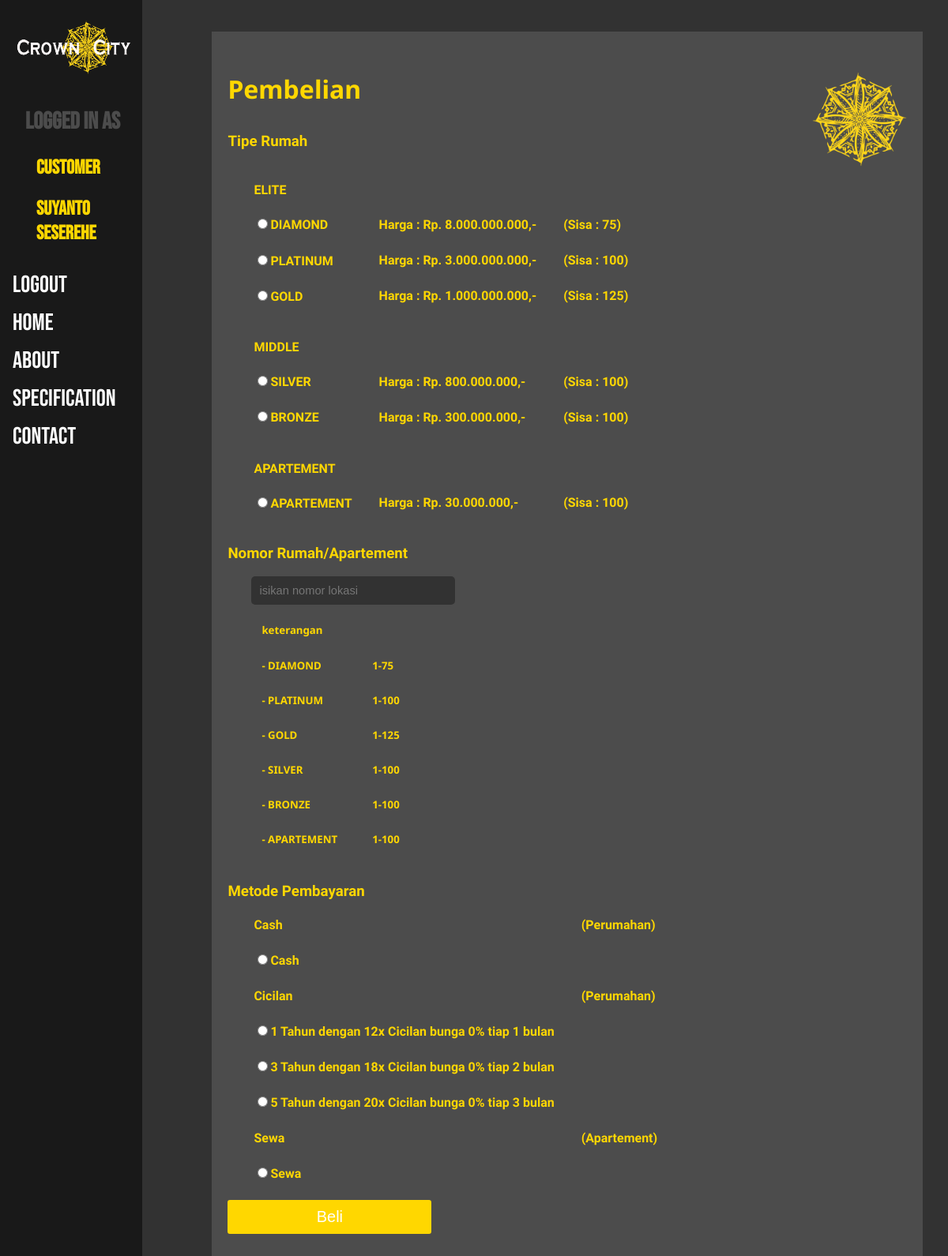
/beli.php (signed in), run on the app's committed database.
### tables this page shows
CREATE TABLE `perumahan` (
  `id_perumahan` varchar(11) NOT NULL,
  `tipe_perumahan` varchar(11) NOT NULL,
  `subtipe_perumahan` varchar(11) NOT NULL,
  `jumlah` int(11) NOT NULL,
  `harga` double NOT NULL,
  `terjual` int(11) NOT NULL
);

### beli.php (the view, shortened to what this page needs)
<html>
<link rel="stylesheet" type="text/css" href="style.css">
<head>
</head>
<body>
	<div class="sidebar">
		<a href="home.php"><img width="100%" src="logonama.png"></a>
		<?php
		if (isset($_SESSION['status'])) {
			if ($_SESSION['status']=="admin") {
				?>
				<a href="admin.php">
				<h2 style="font-size: 30px;">Logged in As</h2>
				<h2 style="padding: 0px 8px 0px 30px;color: #ffd700;">Admin</h2>
				<h2 style="padding: 0px 8px 0px 30px;color: #ffd700;"><?php echo $_SESSION['nama'] ?></h2>
				</a>
				<a href="process_logout.php">Logout</a>
				<?php
			}elseif ($_SESSION['status']=="customer") {
				?>
				<a href="customer.php">
				<h2 style="font-size: 30px;">Logged in As</h2>
				<h2 style="padding: 0px 8px 0px 30px;color: #ffd700;">Customer</h2>
				<h2 style="padding: 0px 8px 0px 30px;color: #ffd700;"><?php echo $_SESSION['nama'] ?></h2>
				</a>
				<a href="process_logout.php">Logout</a>
				<?php
			}
		}
		else {
		 	?>
			<a href="login.php">Login</a>
		 	<?php
		 }
		 ?>
		<a href="home.php">Home</a>
		<a href="about.php">About</a>
		<a href="specification.php">Specification</a>
		<a href="contact.php">Contact</a>
	</div>
	<div class="main">
		<form class="kotak_beli" method="post" action="process_beli.php">
			<?php include 'koneksi.php'; ?>
			<h1>Pembelian<img align="right" width="120px" height="120px" src="logo.png"></h1>
				<table>
			<h3>Tipe Rumah</h3>
			<tr><td><h4 style="margin-bottom: 20px; margin-top: 20px">ELITE</h4></td></tr>
					<tr>
						<td><h4><input type="radio" name="tipe_rumah" value="diamond">DIAMOND</h4></td>
						<td><h4>Harga : Rp. 8.000.000.000,-</h4></td>
						<td><h4><?php
						$diamond = mysqli_query($koneksi,"select * from perumahan where id_perumahan = 'diamond'");
						$diamondD = mysqli_fetch_array($diamond);
						$jumlah = $diamondD['jumlah'];
						echo "(Sisa : ".$jumlah.")"; ?></h4></td>
					</tr>
					<tr>
						<td><h4><input type="radio" name="tipe_rumah" value="platinum">PLATINUM</h4></td>
						<td><h4>Harga : Rp. 3.000.000.000,-</h4></td>
						<td><h4><?php
						$diamond = mysqli_query($koneksi,"select * from perumahan where id_perumahan = 'platinum'");
						$diamondD = mysqli_fetch_array($diamond);
						$jumlah = $diamondD['jumlah'];
						echo "(Sisa : ".$jumlah.")"; ?></h4></td>
					</tr>
					<tr>
						<td><h4><input type="radio" name="tipe_rumah" value="gold">GOLD</h4></td>
						<td><h4>Harga : Rp. 1.000.000.000,-</h4></td>
						<td><h4><?php
						$diamond = mysqli_query($koneksi,"select * from perumahan where id_perumahan = 'gold'");
						$diamondD = mysqli_fetch_array($diamond);
						$jumlah = $diamondD['jumlah'];
						echo "(Sisa : ".$jumlah.")"; ?></h4></td>
					</tr>
			<tr><td><h4 style="margin-bottom: 20px; margin-top: 20px">MIDDLE</h4></td></tr>
					<tr>
						<td><h4><input type="radio" name="tipe_rumah" value="silver">SILVER</h4></td>
						<td><h4>Harga : Rp. 800.000.000,-</h4></td>
						<td><h4><?php
						$diamond = mysqli_query($koneksi,"select * from perumahan where id_perumahan = 'silver'");
						$diamondD = mysqli_fetch_array($diamond);
						$jumlah = $diamondD['jumlah'];
						echo "(Sisa : ".$jumlah.")"; ?></h4></td>
					</tr>
					<tr>
						<td><h4><input type="radio" name="tipe_rumah" value="bronze">BRONZE</h4></td>
						<td><h4>Harga : Rp. 300.000.000,-</h4></td>
						<td><h4><?php
						$diamond = mysqli_query($koneksi,"select * from perumahan where id_perumahan = 'bronze'");
						$diamondD = mysqli_fetch_array($diamond);
						$jumlah = $diamondD['jumlah'];
						echo "(Sisa : ".$jumlah.")"; ?></h4></td>
					</tr>
			<tr><td><h4 style="margin-bottom: 20px; margin-top: 20px">APARTEMENT</h4></td></tr>
					<tr>
						<td><h4><input type="radio" name="tipe_rumah" value="apartement">APARTEMENT</h4></td>
						<td><h4>Harga : Rp. 30.000.000,-</h4></td>
						<td><h4><?php
						$diamond = mysqli_query($koneksi,"select * from perumahan where id_perumahan = 'apartement'");
						$diamondD = mysqli_fetch_array($diamond);
						$jumlah = $diamondD['jumlah'];
						echo "(Sisa : ".$jumlah.")"; ?></h4></td>
					</tr>
				</table>
			<h3>Nomor Rumah/Apartement</h3>
			<input type="text" name="nomor" class="form_beli" placeholder="isikan nomor lokasi" required="required">
			<table class="keterangan">
				<tr>
					<td><h5>keterangan</h5></td>
				</tr>
				<tr>
					<td><h5>- DIAMOND</h5></td>
					<td><h5>1-75</h5></td>
				</tr>
				<tr>
					<td><h5>- PLATINUM</h5></td>
					<td><h5>1-100</h5></td>
				</tr>
				<tr>
					<td><h5>- GOLD</h5></td>
					<td><h5>1-125</h5></td>
				</tr>
				<tr>
					<td><h5>- SILVER</h5></td>
					<td><h5>1-100</h5></td>
				</tr>
				<tr>
					<td><h5>- BRONZE</h5></td>
					<td><h5>1-100</h5></td>
				</tr>
				<tr>
					<td><h5>- APARTEMENT</h5></td>
					<td><h5>1-100</h5></td>
				</tr>
			</table>
			<h3>Metode Pembayaran</h3>
			<table>
				<tr>
					<td><h4>Cash</h4></td>
					<td><h4>(Perumahan)</h4></td>
				</tr>
				<tr>
					<td><h4><input type="radio" name="tipe_pembayaran" value="cash">Cash</h4></td>
				</tr>
				<tr>
					<td><h4>Cicilan</h4></td>
					<td><h4>(Perumahan)</h4></td>
				</tr>
				<tr>
					<td><h4><input type="radio" name="tipe_pembayaran" value="12x">1 Tahun dengan 12x Cicilan bunga 0% tiap 1 bulan</h4></td>
				</tr>
				<tr>
					<td><h4><input type="radio" name="tipe_pembayaran" value="18x">3 Tahun dengan 18x Cicilan bunga 0% tiap 2 bulan</h4></td>
				</tr>
				<tr>
					<td><h4><input type="radio" name="tipe_pembayaran" value="20x">5 Tahun dengan 20x Cicilan bunga 0% tiap 3 bulan</h4></td>
				</tr>
				<tr>
					<td><h4>Sewa</h4></td>
					<td><h4>(Apartement)</h4></td>
				</tr>
				<tr>
					<td><h4><input type="radio" name="tipe_pembayaran" value="sewa">Sewa</h4></td>
				</tr>
			</table>
		 	<button class="tombol_beli">Beli</button>
		 	<br>
		 	<br>
		</form>
	</div>
</body>
</html>

### style.css (style rules this page uses)
.sidebar { height: 100%; width: 15%; position: fixed; z-index: 1; top: 0; left: 0; background-color: #191919; overflow-x: hidden; padding-top: 16px; }
.sidebar a { padding: 6px 8px 6px 16px; text-decoration: none; font-size: 30px; color: white; display: block; font-family: 'bebas neue' }
.sidebar h2 { padding: 0px 8px 0px 16px; font-size: 25px;color: #4c4c4c; font-family: 'bebas neue'; }
.main { margin-left: 20%; padding: 0px 10px; }
h5 { color: #ffd700; font-family: 'noto sans'; }
h1 { color: #ffd700; font-family: 'noto sans'; }
body { background-color: #323232; }
h3 { color: #ffd700; font-family: 'solway'; }
h4 { color: #ffd700; font-family: 'solway'; margin-left: 30px; }
h2 { color: #ffd700; font-size: 40px; font-family: 'noto sans'; }
.kotak_beli { width: 900px; background: #4c4c4c; margin: 40px auto; padding: 30px 20px; }
.tombol_beli { background: #ffd700; color: white; font-size: 15pt; width: 30%; border: none; border-radius: 3px; padding: 10px 20px; }
.form_beli { box-sizing : border-box; width: 30%; padding: 10px; font-size: 11pt; margin-bottom: 20px; margin-left: 30px; background: #323232; border-radius: 5px; border: 0; color: white; }
.keterangan h5 { margin-left: 40px; }
* { box-sizing: border-box }

### data on the page
perumahan: jumlah "75"
perumahan: jumlah "100"
perumahan: jumlah "125"
perumahan: jumlah "100"
perumahan: jumlah "100"
perumahan: jumlah "100"

### other printed values
$_SESSION['nama'] "Suyanto Seserehe"
